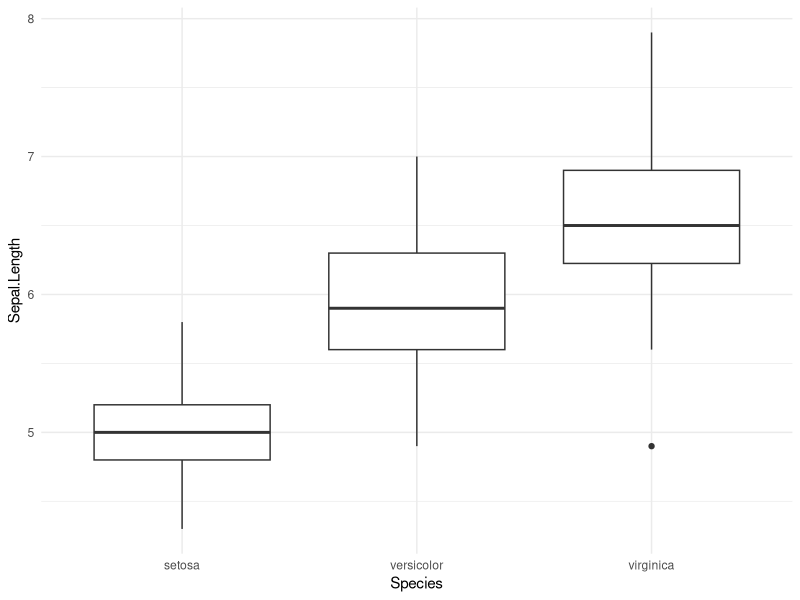

Write the R code that produced this figure.
## ---- chunk 1
suppressMessages({
  library(tidyverse)
})
## ---- chunk 2
iris %>% 
  ggplot(aes(Species, Sepal.Length)) +
  geom_boxplot() +
  theme_minimal()
